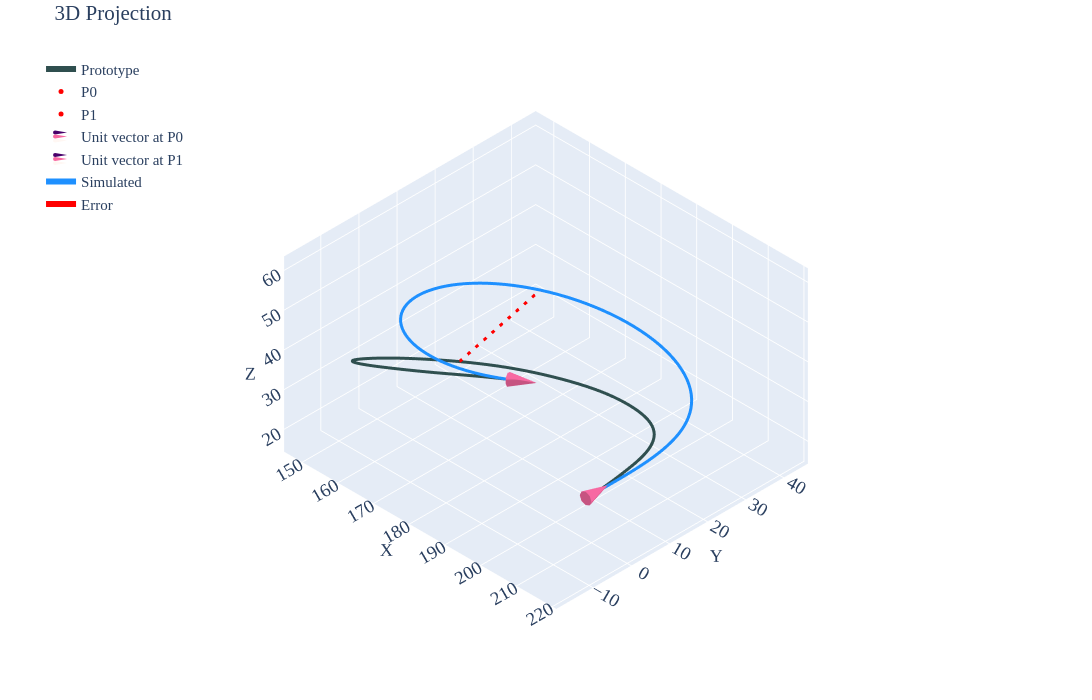

Source (notebook cell):
### Code cell
#| label: p2c2

gravity_looper(psit=2,case=2,base_radius=2.187,pfix='radius-sens\\radius-90-2187\\')
